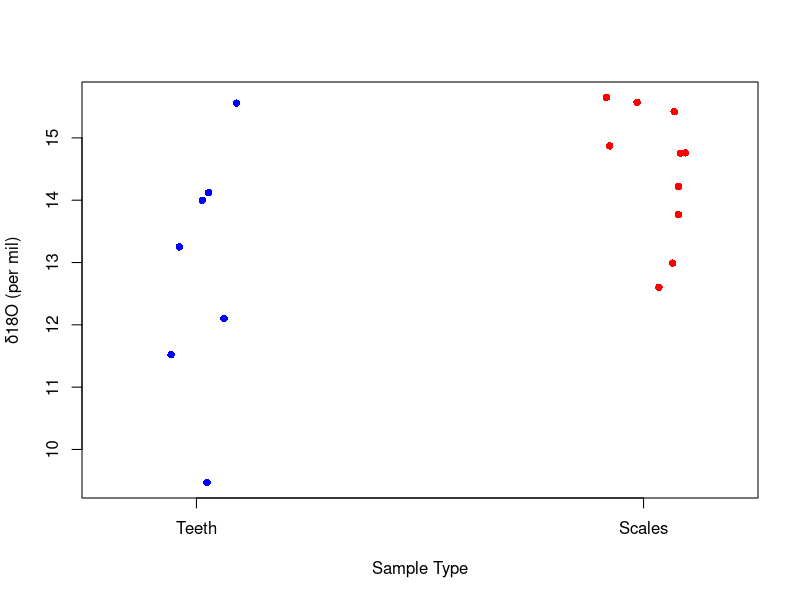
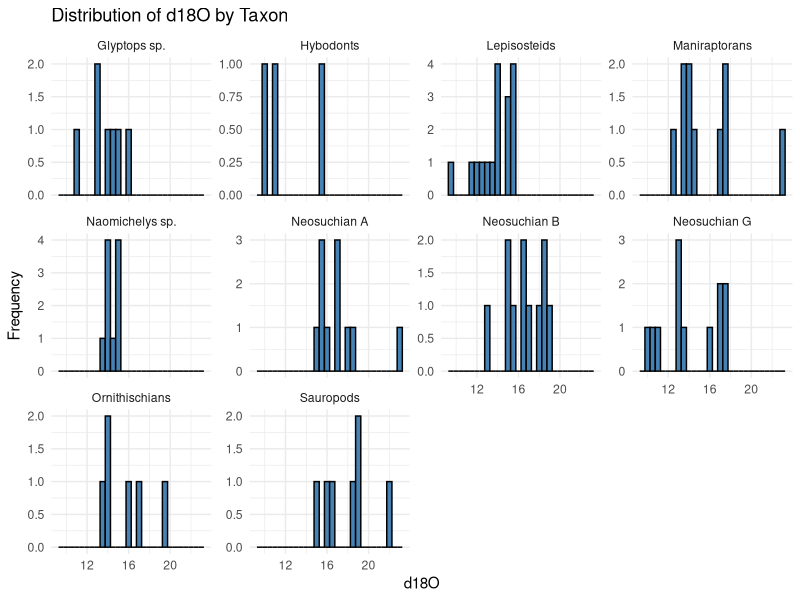
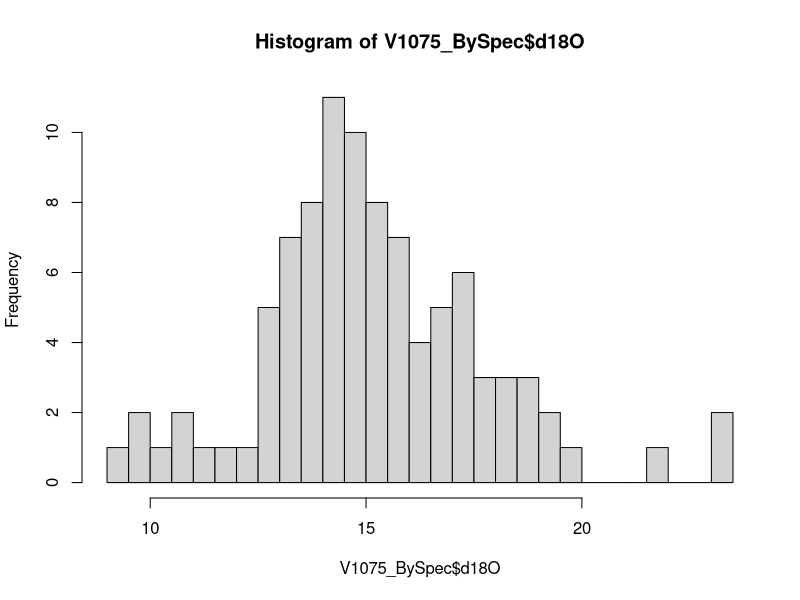

Recreate these plots in R, in order. (Note: this script raises an error after producing the figures.)
library(dplyr)
# For now, just source from local 
setwd("/Users/allen/Documents/GitHub/1075_Vertebrate_d18Op/Data")
V1075_BySpec <- read.csv("V1075_BySpec.csv")
raw <- read.csv("V1075_PhosphateData_8-18-23_copy.csv")
NIST120c <- read.csv("V1075_NIST120c.csv")

# Remove d18OVSMOW column from V1075_BySpec, this column is an artifact
V1075_BySpec <- V1075_BySpec %>% select(-d18O..VSMOW.)
# Remove Allosauroid data, it can't be used for stats because n = 1
V1075_BySpec_forstats <- V1075_BySpec[which(V1075_BySpec$Taxon != "Allosauroid"),]
table(V1075_BySpec_forstats$Taxon)
# subset the Glyptops, Neosuchian G, and gar
  
  # gar first
    gar <- V1075_BySpec[which(V1075_BySpec$Taxon == "Lepisosteids"),]
    # test it (should be 17 rows)
      nrow(gar)
    
    #subset gar teeth vs gar scales
    gar_teeth <- gar[which(gar$Element.type == "tooth"),]
    # test it (should be 7 rows)
    nrow(gar_teeth)
    # now scales
    gar_scales <- gar[which(gar$Element.type == "ganoid scale"),]
    # test it (should be 10)
    nrow(gar_scales)
    
  # now Glyptops
    turtle <- V1075_BySpec[which((V1075_BySpec$Taxon == "Glyptops sp.")),]
    # test it (should be 7 rows)
    nrow(turtle)
    
  # now Neosuchian G
    croc_g <- V1075_BySpec[which((V1075_BySpec$Taxon == "Neosuchian G")),]
    # test it (should be 12 rows)
    nrow(croc_g)
    
# plotting gar data to look at distributions
# need to decide whether to include teeth or not
    # Combine the data into a list
data <- list(Teeth = gar_teeth$d18O, Scales = gar_scales$d18O)

# Create a strip chart
stripchart(data,
           vertical = TRUE,            # Make the plot vertical
           method = "jitter",          # Add jitter to avoid overlap
           col = c("blue", "red"),     # Colors for teeth and scales
           pch = 16,                   # Use filled circles for points
           xlab = "Sample Type",       # X-axis label
           ylab = "δ18O (per mil)")    # Y-axis label


# Inspect the Data --------------------------------------------------------

# Load necessary library
library(dplyr)

# Group data by Taxon and perform Shapiro-Wilk test on d18O
normality_results <- V1075_BySpec_forstats %>%
  group_by(Taxon) %>%
  summarise(
    Shapiro_W_p = shapiro.test(d18O)$p.value,  # p-value of Shapiro-Wilk test
    Shapiro_W_statistic = shapiro.test(d18O)$statistic  # W statistic of Shapiro-Wilk test
  )

# Print the results
print(normality_results)

# Optional: Highlight taxa that deviate from normality
normality_results %>%
  mutate(Normality = ifelse(Shapiro_W_p > 0.05, "Normal", "Not Normal")) %>%
  print()

# Visualize distributions for each Taxon
library(ggplot2)

ggplot(V1075_BySpec_forstats, aes(x = d18O)) +
  geom_histogram(binwidth = 0.5, fill = "steelblue", color = "black") +
  facet_wrap(~Taxon, scales = "free_y") +
  labs(title = "Distribution of d18O by Taxon",
       x = "d18O",
       y = "Frequency") +
  theme_minimal()

# Test to see if whole distribution is normal and unimodal
hist(V1075_BySpec$d18O, breaks = 20)
shapiro.test(V1075_BySpec$d18O)
summary(V1075_BySpec$d18O)
summary(turtle$d18O)

# simple models of diageneitc influence
d18Ow <- 0
d18Op <- 15
118.7 - 4.22*(d18Op - d18Ow) 

T <- c(50,100,150)
d18Op + (118.7 - T) / 4.22
# water reconstruction ----------------------------------------------------

# from turtle
    # d18Owater <- 1.01 *(d18O..VSMOW.) - 22.3 #Barrick et al. (1999)
    
    mean_turtle_d18Op <- mean(turtle$d18O)
    turtle_water <- 1.01 *(mean_turtle_d18Op) - 22.3
     # I am satisfied with this value, it is consistent

#from croc
    # d18Owater <- 0.82 * V1075_BySpec$d18O - 19.93

    mean_crocg_d18Op <- mean(croc_g$d18O)
    croc_water <- 0.82 * mean_crocg_d18Op - 19.93
    
    
    
    # I am happy with this value, it is consistent
    
    t.test(turtle$d18O, croc_g$d18O, var.equal = FALSE)
    
    cw <- Amiot_slope * croc_g$d18O - (-Amiot_intercept)
    tw <- Barrick_slope *(turtle$d18O) - (-Barrick_intercept)
    mean(cw)
    sd(cw)/sqrt(length(cw))
    mean(tw)
    sd(tw)/sqrt(length(tw))
    t.test(cw, tw, var.equal = FALSE)
    
# dual-taxon temperature --------------------------------------------------
# first NIST120c
    NIST120c_mean <- mean(NIST120c$d.18O.16O)
# gar scale temp
    mean_d18Op_gar_scales <- mean(gar_scales$d18O)
    temp_TurtleFishscales <- 118.7 - 4.22*((mean_d18Op_gar_scales  +(22.6 - NIST120c_mean)) - turtle_water) 
    
# gar teeth temp
    mean_d18Op_gar_teeth <- mean(gar_teeth$d18O)
    temp_TurtleFishteeth <- 118.7 - 4.22*((mean_d18Op_gar_teeth  +(22.6 - NIST120c_mean)) - turtle_water) 
    
# gar all
    mean_d18Op_gar_all <- mean(gar$d18O)
    temp_TurtleFishall <- 118.7 - 4.22*((mean_d18Op_gar_all  +(22.6 - NIST120c_mean)) - turtle_water) 

# gar all AND turtlecroc all
    allwater <- mean(turtle_water,croc_water)
    temp_multitaxa <- 118.7 - 4.22*((mean_d18Op_gar_all  +(22.6 - NIST120c_mean)) - allwater) 
   
   
# Transfer Function -------------------------------------------------------
    # water temp
   # Tw <- temp_TurtleFishall
    Tw <- 25
    # transfer function for growing season water temp to mean annual air temp from Hren and Sheldon (2012):
    MAAT <- -0.0146 * (Tw^2) +
      1.753 * Tw - 
      16.079
  
    # Define coefficients
    intercept <- 3.72984
    slope <- 0.78520
    
    # Input Tw_AMJJAS value
    Tw_AMJJAS <- 26.71467  # Replace with your value
    
    # Calculate Ta_AMJJAS
    Ta_AMJJAS <- intercept + slope * Tw_AMJJAS
    print(Ta_AMJJAS)
